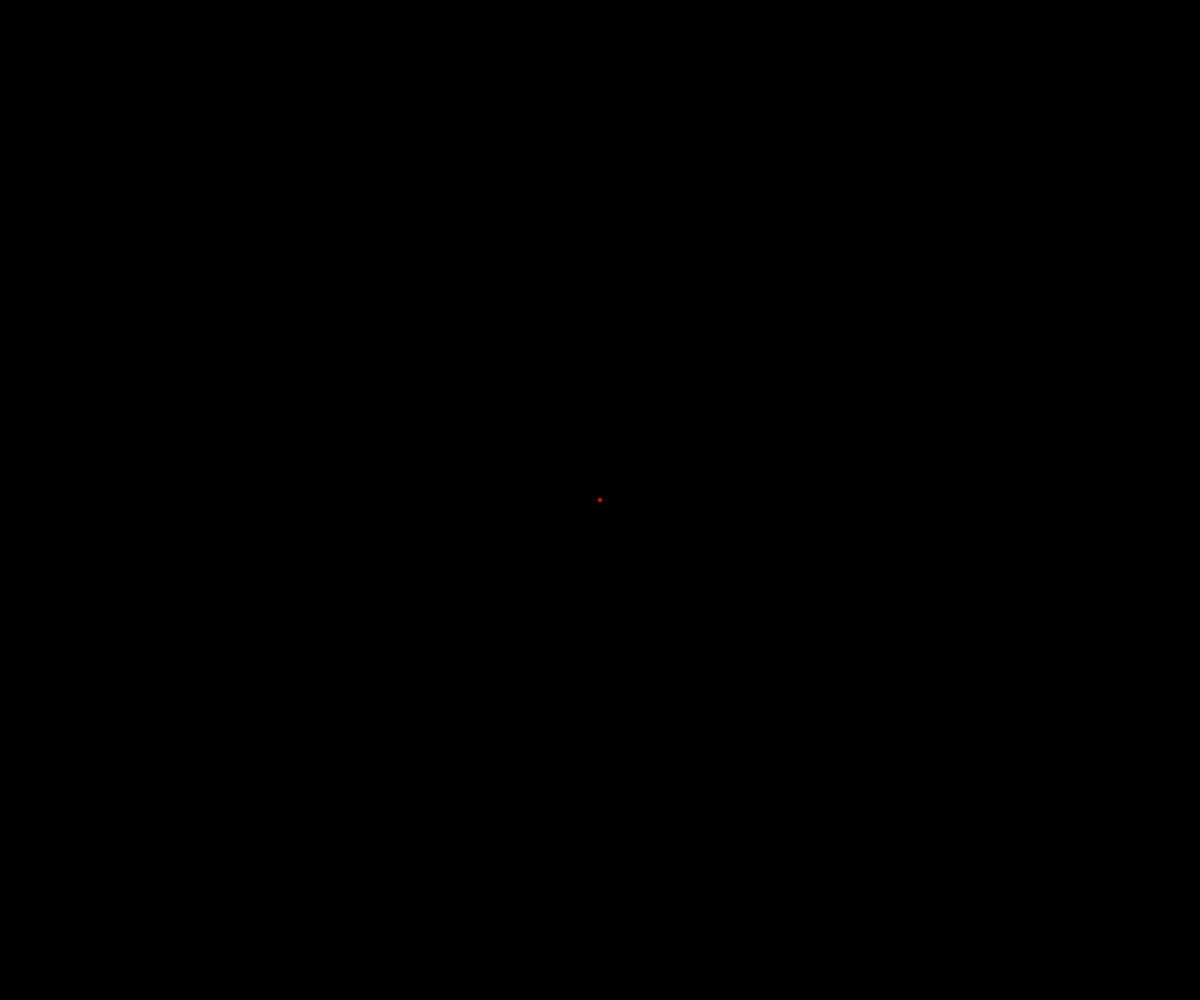
Frame 1 (no input)
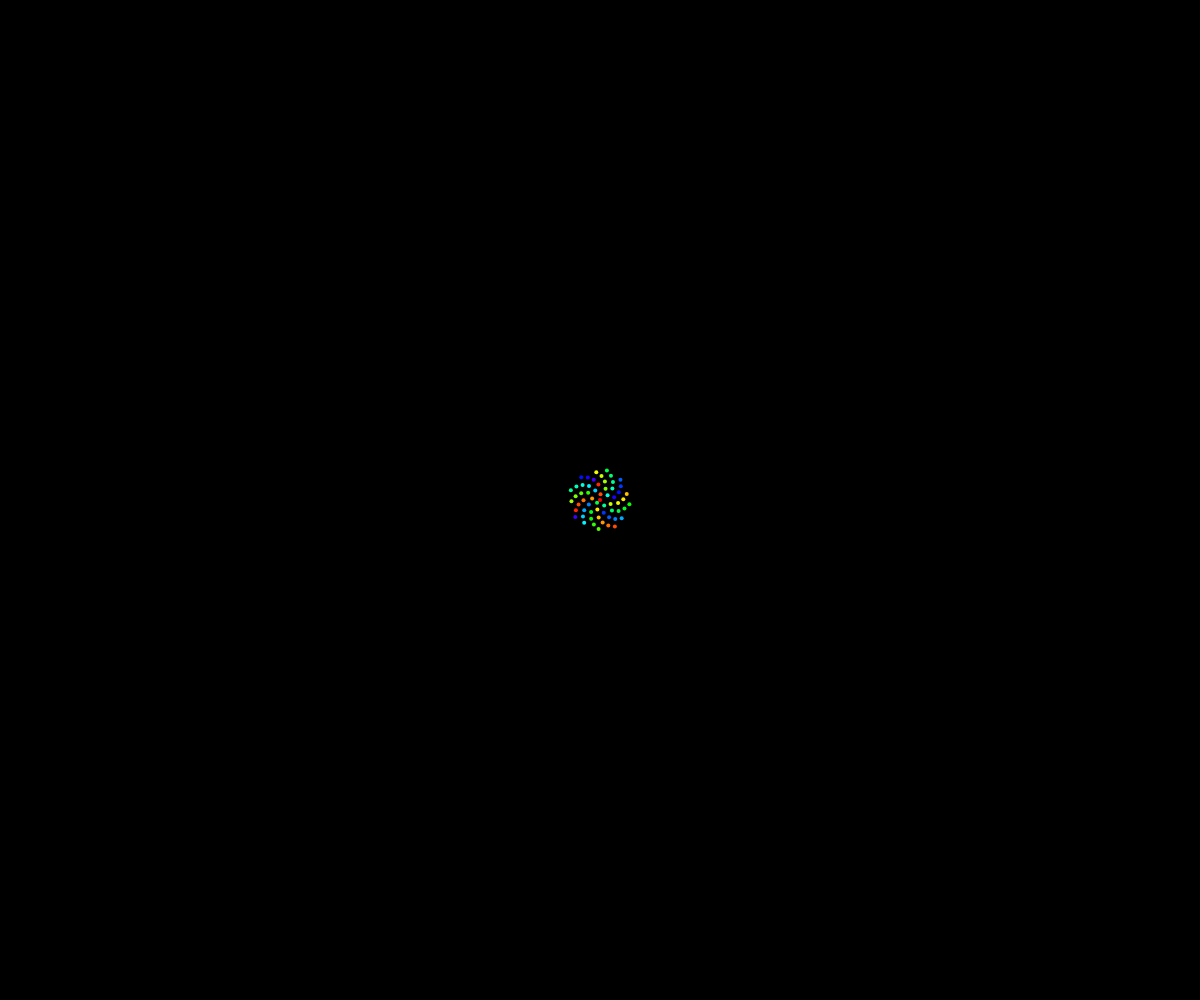
Frame 60 (no input)
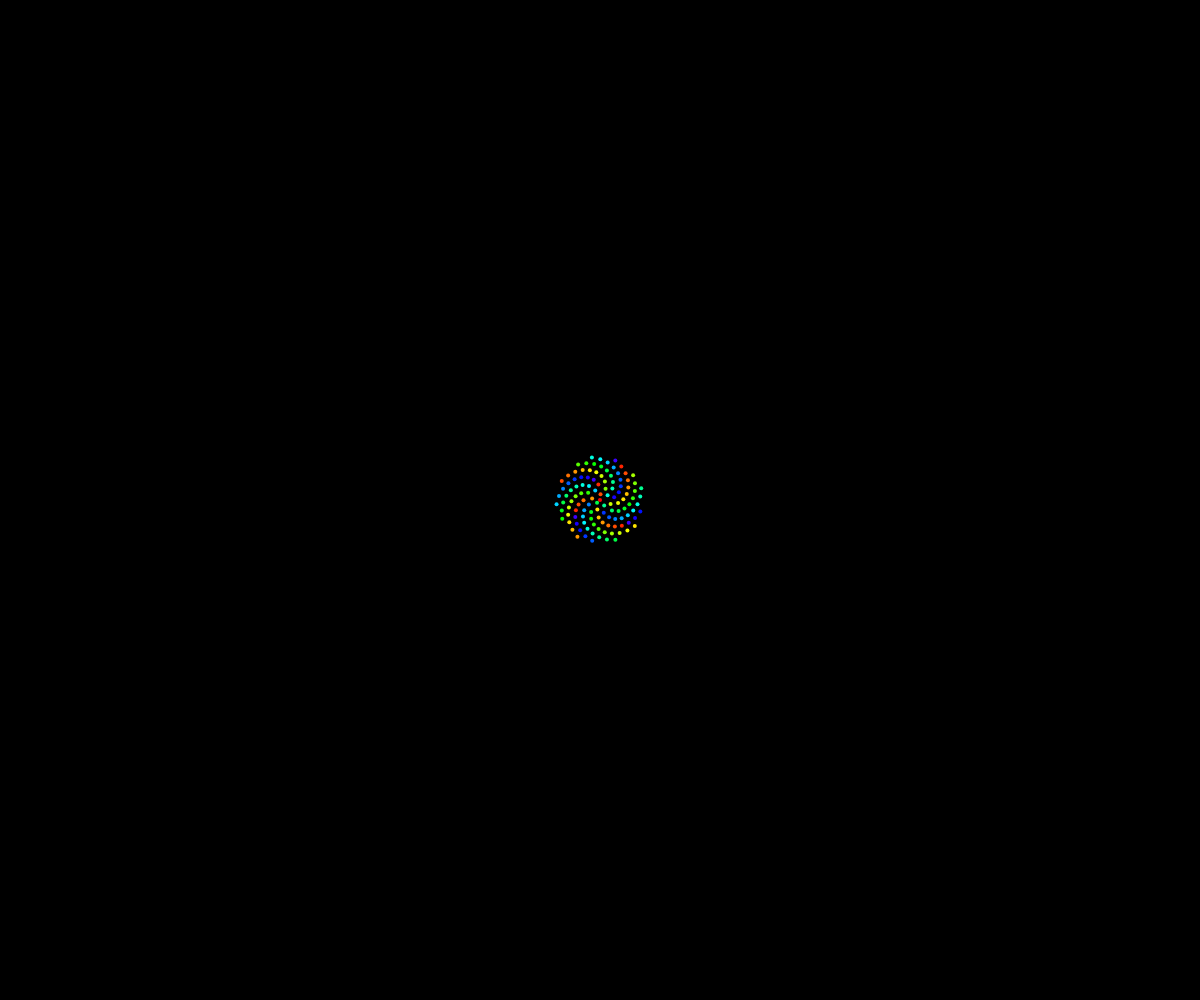
Frame 120 (the mouse pressed at the canvas centre since frame 60)

The p5.js sketch that drew these frames (run headless with seeded random() and noise() and a simulated clock; from frame 60 on, the mouse is pressed at the canvas centre):

// p5.js sketch
// ── sketch.js
var n = 0;
var c = 4;
function setup() {
    createCanvas(window.innerWidth, window.innerHeight);
    angleMode(DEGREES);
    colorMode(HSB);
    background(0);
}
function draw() {
    var a = n * 137.6;
    var r = c * sqrt(n);

    var x = r * cos(a) + width / 2;
    var y = r * sin(a) + height / 2;

    fill((a - n) % 255, 255, 255);
    noStroke();
    ellipse(x, y, 4);
    n++;
}
